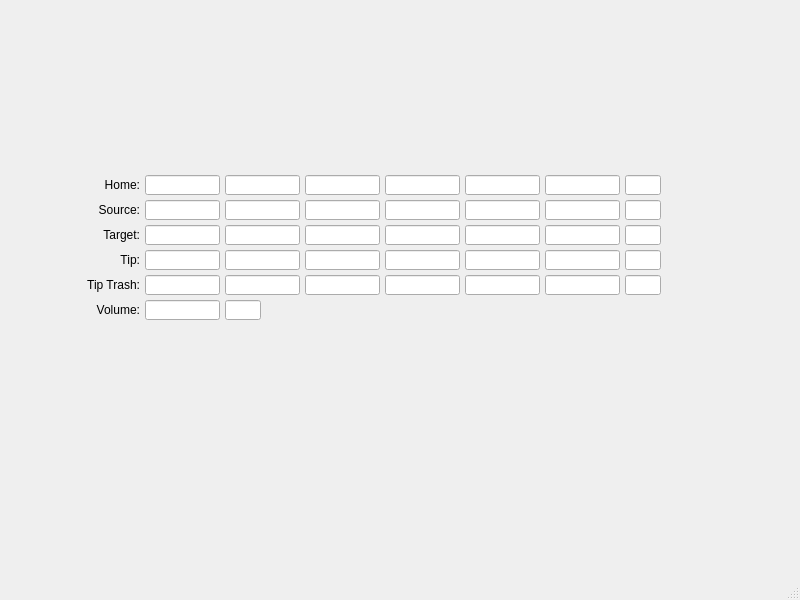
<?xml version="1.0" encoding="UTF-8"?>
<ui version="4.0">
 <class>MainWindow</class>
 <widget class="QMainWindow" name="MainWindow">
  <property name="geometry">
   <rect>
    <x>0</x>
    <y>0</y>
    <width>800</width>
    <height>600</height>
   </rect>
  </property>
  <property name="windowTitle">
   <string>MainWindow</string>
  </property>
  <widget class="QWidget" name="centralwidget">
   <widget class="caTextEntry" name="catextentry_73">
    <property name="geometry">
     <rect>
      <x>385</x>
      <y>225</y>
      <width>75</width>
      <height>20</height>
     </rect>
    </property>
    <property name="channel" stdset="0">
     <string notr="true">$(P)$(R)PipetteTransfer:Target4.VAL</string>
    </property>
    <property name="background">
     <color>
      <red>115</red>
      <green>223</green>
      <blue>255</blue>
     </color>
    </property>
    <property name="colorMode">
     <enum>caLineEdit::Static</enum>
    </property>
   </widget>
   <widget class="caTextEntry" name="catextentry_72">
    <property name="geometry">
     <rect>
      <x>385</x>
      <y>175</y>
      <width>75</width>
      <height>20</height>
     </rect>
    </property>
    <property name="channel" stdset="0">
     <string notr="true">$(P)$(R)PipetteTransfer:Home4.VAL</string>
    </property>
    <property name="background">
     <color>
      <red>115</red>
      <green>223</green>
      <blue>255</blue>
     </color>
    </property>
    <property name="colorMode">
     <enum>caLineEdit::Static</enum>
    </property>
   </widget>
   <widget class="caTextEntry" name="catextentry_58">
    <property name="geometry">
     <rect>
      <x>145</x>
      <y>175</y>
      <width>75</width>
      <height>20</height>
     </rect>
    </property>
    <property name="channel" stdset="0">
     <string notr="true">$(P)$(R)PipetteTransfer:Home1.VAL</string>
    </property>
    <property name="background">
     <color>
      <red>115</red>
      <green>223</green>
      <blue>255</blue>
     </color>
    </property>
    <property name="colorMode">
     <enum>caLineEdit::Static</enum>
    </property>
   </widget>
   <widget class="QLabel" name="label_25">
    <property name="geometry">
     <rect>
      <x>65</x>
      <y>250</y>
      <width>75</width>
      <height>19</height>
     </rect>
    </property>
    <property name="text">
     <string>Tip:</string>
    </property>
    <property name="alignment">
     <set>Qt::AlignRight|Qt::AlignTrailing|Qt::AlignVCenter</set>
    </property>
   </widget>
   <widget class="caTextEntry" name="catextentry_74">
    <property name="geometry">
     <rect>
      <x>225</x>
      <y>175</y>
      <width>75</width>
      <height>20</height>
     </rect>
    </property>
    <property name="channel" stdset="0">
     <string notr="true">$(P)$(R)PipetteTransfer:Home2.VAL</string>
    </property>
    <property name="background">
     <color>
      <red>115</red>
      <green>223</green>
      <blue>255</blue>
     </color>
    </property>
    <property name="colorMode">
     <enum>caLineEdit::Static</enum>
    </property>
   </widget>
   <widget class="caTextEntry" name="catextentry_59">
    <property name="geometry">
     <rect>
      <x>305</x>
      <y>175</y>
      <width>75</width>
      <height>20</height>
     </rect>
    </property>
    <property name="channel" stdset="0">
     <string notr="true">$(P)$(R)PipetteTransfer:Home3.VAL</string>
    </property>
    <property name="background">
     <color>
      <red>115</red>
      <green>223</green>
      <blue>255</blue>
     </color>
    </property>
    <property name="colorMode">
     <enum>caLineEdit::Static</enum>
    </property>
   </widget>
   <widget class="caLineEdit" name="calineedit_6">
    <property name="geometry">
     <rect>
      <x>625</x>
      <y>175</y>
      <width>36</width>
      <height>20</height>
     </rect>
    </property>
    <property name="channel" stdset="0">
     <string notr="true">$(P)$(R)PipetteTransfer:Home1.EGU</string>
    </property>
    <property name="foreground">
     <color>
      <red>0</red>
      <green>0</green>
      <blue>255</blue>
     </color>
    </property>
    <property name="background">
     <color>
      <red>218</red>
      <green>218</green>
      <blue>218</blue>
     </color>
    </property>
    <property name="colorMode">
     <enum>caLineEdit::Static</enum>
    </property>
   </widget>
   <widget class="caLineEdit" name="calineedit_10">
    <property name="geometry">
     <rect>
      <x>225</x>
      <y>300</y>
      <width>36</width>
      <height>20</height>
     </rect>
    </property>
    <property name="channel" stdset="0">
     <string notr="true">$(P)$(R)PipetteTransfer:Volume.EGU</string>
    </property>
    <property name="foreground">
     <color>
      <red>0</red>
      <green>0</green>
      <blue>255</blue>
     </color>
    </property>
    <property name="background">
     <color>
      <red>218</red>
      <green>218</green>
      <blue>218</blue>
     </color>
    </property>
    <property name="colorMode">
     <enum>caLineEdit::Static</enum>
    </property>
   </widget>
   <widget class="QLabel" name="label_24">
    <property name="geometry">
     <rect>
      <x>65</x>
      <y>200</y>
      <width>75</width>
      <height>19</height>
     </rect>
    </property>
    <property name="text">
     <string>Source:</string>
    </property>
    <property name="alignment">
     <set>Qt::AlignRight|Qt::AlignTrailing|Qt::AlignVCenter</set>
    </property>
   </widget>
   <widget class="caTextEntry" name="catextentry_85">
    <property name="geometry">
     <rect>
      <x>465</x>
      <y>250</y>
      <width>75</width>
      <height>20</height>
     </rect>
    </property>
    <property name="channel" stdset="0">
     <string notr="true">$(P)$(R)PipetteTransfer:Tip5.VAL</string>
    </property>
    <property name="background">
     <color>
      <red>115</red>
      <green>223</green>
      <blue>255</blue>
     </color>
    </property>
    <property name="colorMode">
     <enum>caLineEdit::Static</enum>
    </property>
   </widget>
   <widget class="caTextEntry" name="catextentry_79">
    <property name="geometry">
     <rect>
      <x>305</x>
      <y>200</y>
      <width>75</width>
      <height>20</height>
     </rect>
    </property>
    <property name="channel" stdset="0">
     <string notr="true">$(P)$(R)PipetteTransfer:Source3.VAL</string>
    </property>
    <property name="background">
     <color>
      <red>115</red>
      <green>223</green>
      <blue>255</blue>
     </color>
    </property>
    <property name="colorMode">
     <enum>caLineEdit::Static</enum>
    </property>
   </widget>
   <widget class="caLineEdit" name="calineedit_8">
    <property name="geometry">
     <rect>
      <x>625</x>
      <y>200</y>
      <width>36</width>
      <height>20</height>
     </rect>
    </property>
    <property name="channel" stdset="0">
     <string notr="true">$(P)$(R)PipetteTransfer:LocationUnits</string>
    </property>
    <property name="foreground">
     <color>
      <red>0</red>
      <green>0</green>
      <blue>255</blue>
     </color>
    </property>
    <property name="background">
     <color>
      <red>218</red>
      <green>218</green>
      <blue>218</blue>
     </color>
    </property>
    <property name="colorMode">
     <enum>caLineEdit::Static</enum>
    </property>
   </widget>
   <widget class="caTextEntry" name="catextentry_81">
    <property name="geometry">
     <rect>
      <x>225</x>
      <y>200</y>
      <width>75</width>
      <height>20</height>
     </rect>
    </property>
    <property name="channel" stdset="0">
     <string notr="true">$(P)$(R)PipetteTransfer:Source2.VAL</string>
    </property>
    <property name="background">
     <color>
      <red>115</red>
      <green>223</green>
      <blue>255</blue>
     </color>
    </property>
    <property name="colorMode">
     <enum>caLineEdit::Static</enum>
    </property>
   </widget>
   <widget class="caTextEntry" name="catextentry_88">
    <property name="geometry">
     <rect>
      <x>145</x>
      <y>250</y>
      <width>75</width>
      <height>20</height>
     </rect>
    </property>
    <property name="channel" stdset="0">
     <string notr="true">$(P)$(R)PipetteTransfer:Tip1.VAL</string>
    </property>
    <property name="background">
     <color>
      <red>115</red>
      <green>223</green>
      <blue>255</blue>
     </color>
    </property>
    <property name="colorMode">
     <enum>caLineEdit::Static</enum>
    </property>
   </widget>
   <widget class="caTextEntry" name="catextentry_70">
    <property name="geometry">
     <rect>
      <x>145</x>
      <y>300</y>
      <width>75</width>
      <height>20</height>
     </rect>
    </property>
    <property name="channel" stdset="0">
     <string notr="true">$(P)$(R)PipetteTransfer:Volume.VAL</string>
    </property>
    <property name="background">
     <color>
      <red>115</red>
      <green>223</green>
      <blue>255</blue>
     </color>
    </property>
    <property name="colorMode">
     <enum>caLineEdit::Static</enum>
    </property>
   </widget>
   <widget class="caTextEntry" name="catextentry_86">
    <property name="geometry">
     <rect>
      <x>225</x>
      <y>250</y>
      <width>75</width>
      <height>20</height>
     </rect>
    </property>
    <property name="channel" stdset="0">
     <string notr="true">$(P)$(R)PipetteTransfer:Tip2.VAL</string>
    </property>
    <property name="background">
     <color>
      <red>115</red>
      <green>223</green>
      <blue>255</blue>
     </color>
    </property>
    <property name="colorMode">
     <enum>caLineEdit::Static</enum>
    </property>
   </widget>
   <widget class="caTextEntry" name="catextentry_87">
    <property name="geometry">
     <rect>
      <x>545</x>
      <y>250</y>
      <width>75</width>
      <height>20</height>
     </rect>
    </property>
    <property name="channel" stdset="0">
     <string notr="true">$(P)$(R)PipetteTransfer:Tip6.VAL</string>
    </property>
    <property name="background">
     <color>
      <red>115</red>
      <green>223</green>
      <blue>255</blue>
     </color>
    </property>
    <property name="colorMode">
     <enum>caLineEdit::Static</enum>
    </property>
   </widget>
   <widget class="caTextEntry" name="catextentry_80">
    <property name="geometry">
     <rect>
      <x>545</x>
      <y>200</y>
      <width>75</width>
      <height>20</height>
     </rect>
    </property>
    <property name="channel" stdset="0">
     <string notr="true">$(P)$(R)PipetteTransfer:Source6.VAL</string>
    </property>
    <property name="background">
     <color>
      <red>115</red>
      <green>223</green>
      <blue>255</blue>
     </color>
    </property>
    <property name="colorMode">
     <enum>caLineEdit::Static</enum>
    </property>
   </widget>
   <widget class="QLabel" name="label_21">
    <property name="geometry">
     <rect>
      <x>65</x>
      <y>175</y>
      <width>75</width>
      <height>19</height>
     </rect>
    </property>
    <property name="text">
     <string>Home:</string>
    </property>
    <property name="alignment">
     <set>Qt::AlignRight|Qt::AlignTrailing|Qt::AlignVCenter</set>
    </property>
   </widget>
   <widget class="caTextEntry" name="catextentry_84">
    <property name="geometry">
     <rect>
      <x>385</x>
      <y>250</y>
      <width>75</width>
      <height>20</height>
     </rect>
    </property>
    <property name="channel" stdset="0">
     <string notr="true">$(P)$(R)PipetteTransfer:Tip4.VAL</string>
    </property>
    <property name="background">
     <color>
      <red>115</red>
      <green>223</green>
      <blue>255</blue>
     </color>
    </property>
    <property name="colorMode">
     <enum>caLineEdit::Static</enum>
    </property>
   </widget>
   <widget class="caTextEntry" name="catextentry_76">
    <property name="geometry">
     <rect>
      <x>225</x>
      <y>225</y>
      <width>75</width>
      <height>20</height>
     </rect>
    </property>
    <property name="channel" stdset="0">
     <string notr="true">$(P)$(R)PipetteTransfer:Target2.VAL</string>
    </property>
    <property name="background">
     <color>
      <red>115</red>
      <green>223</green>
      <blue>255</blue>
     </color>
    </property>
    <property name="colorMode">
     <enum>caLineEdit::Static</enum>
    </property>
   </widget>
   <widget class="QLabel" name="label_22">
    <property name="geometry">
     <rect>
      <x>65</x>
      <y>225</y>
      <width>75</width>
      <height>19</height>
     </rect>
    </property>
    <property name="text">
     <string>Target:</string>
    </property>
    <property name="alignment">
     <set>Qt::AlignRight|Qt::AlignTrailing|Qt::AlignVCenter</set>
    </property>
   </widget>
   <widget class="caTextEntry" name="catextentry_61">
    <property name="geometry">
     <rect>
      <x>465</x>
      <y>225</y>
      <width>75</width>
      <height>20</height>
     </rect>
    </property>
    <property name="channel" stdset="0">
     <string notr="true">$(P)$(R)PipetteTransfer:Target5.VAL</string>
    </property>
    <property name="background">
     <color>
      <red>115</red>
      <green>223</green>
      <blue>255</blue>
     </color>
    </property>
    <property name="colorMode">
     <enum>caLineEdit::Static</enum>
    </property>
   </widget>
   <widget class="caTextEntry" name="catextentry_57">
    <property name="geometry">
     <rect>
      <x>545</x>
      <y>225</y>
      <width>75</width>
      <height>20</height>
     </rect>
    </property>
    <property name="channel" stdset="0">
     <string notr="true">$(P)$(R)PipetteTransfer:Target6.VAL</string>
    </property>
    <property name="background">
     <color>
      <red>115</red>
      <green>223</green>
      <blue>255</blue>
     </color>
    </property>
    <property name="colorMode">
     <enum>caLineEdit::Static</enum>
    </property>
   </widget>
   <widget class="caTextEntry" name="catextentry_62">
    <property name="geometry">
     <rect>
      <x>545</x>
      <y>175</y>
      <width>75</width>
      <height>20</height>
     </rect>
    </property>
    <property name="channel" stdset="0">
     <string notr="true">$(P)$(R)PipetteTransfer:Home6.VAL</string>
    </property>
    <property name="background">
     <color>
      <red>115</red>
      <green>223</green>
      <blue>255</blue>
     </color>
    </property>
    <property name="colorMode">
     <enum>caLineEdit::Static</enum>
    </property>
   </widget>
   <widget class="QLabel" name="label_23">
    <property name="geometry">
     <rect>
      <x>65</x>
      <y>300</y>
      <width>75</width>
      <height>19</height>
     </rect>
    </property>
    <property name="text">
     <string>Volume:</string>
    </property>
    <property name="alignment">
     <set>Qt::AlignRight|Qt::AlignTrailing|Qt::AlignVCenter</set>
    </property>
   </widget>
   <widget class="caTextEntry" name="catextentry_78">
    <property name="geometry">
     <rect>
      <x>145</x>
      <y>200</y>
      <width>75</width>
      <height>20</height>
     </rect>
    </property>
    <property name="channel" stdset="0">
     <string notr="true">$(P)$(R)PipetteTransfer:Source1.VAL</string>
    </property>
    <property name="background">
     <color>
      <red>115</red>
      <green>223</green>
      <blue>255</blue>
     </color>
    </property>
    <property name="colorMode">
     <enum>caLineEdit::Static</enum>
    </property>
   </widget>
   <widget class="caTextEntry" name="catextentry_71">
    <property name="geometry">
     <rect>
      <x>145</x>
      <y>225</y>
      <width>75</width>
      <height>20</height>
     </rect>
    </property>
    <property name="channel" stdset="0">
     <string notr="true">$(P)$(R)PipetteTransfer:Target1.VAL</string>
    </property>
    <property name="background">
     <color>
      <red>115</red>
      <green>223</green>
      <blue>255</blue>
     </color>
    </property>
    <property name="colorMode">
     <enum>caLineEdit::Static</enum>
    </property>
   </widget>
   <widget class="caLineEdit" name="calineedit_5">
    <property name="geometry">
     <rect>
      <x>625</x>
      <y>225</y>
      <width>36</width>
      <height>20</height>
     </rect>
    </property>
    <property name="channel" stdset="0">
     <string notr="true">$(P)$(R)PipetteTransfer:LocationUnits</string>
    </property>
    <property name="foreground">
     <color>
      <red>0</red>
      <green>0</green>
      <blue>255</blue>
     </color>
    </property>
    <property name="background">
     <color>
      <red>218</red>
      <green>218</green>
      <blue>218</blue>
     </color>
    </property>
    <property name="colorMode">
     <enum>caLineEdit::Static</enum>
    </property>
   </widget>
   <widget class="caTextEntry" name="catextentry_83">
    <property name="geometry">
     <rect>
      <x>305</x>
      <y>250</y>
      <width>75</width>
      <height>20</height>
     </rect>
    </property>
    <property name="channel" stdset="0">
     <string notr="true">$(P)$(R)PipetteTransfer:Tip3.VAL</string>
    </property>
    <property name="background">
     <color>
      <red>115</red>
      <green>223</green>
      <blue>255</blue>
     </color>
    </property>
    <property name="colorMode">
     <enum>caLineEdit::Static</enum>
    </property>
   </widget>
   <widget class="caTextEntry" name="catextentry_82">
    <property name="geometry">
     <rect>
      <x>465</x>
      <y>200</y>
      <width>75</width>
      <height>20</height>
     </rect>
    </property>
    <property name="channel" stdset="0">
     <string notr="true">$(P)$(R)PipetteTransfer:Source5.VAL</string>
    </property>
    <property name="background">
     <color>
      <red>115</red>
      <green>223</green>
      <blue>255</blue>
     </color>
    </property>
    <property name="colorMode">
     <enum>caLineEdit::Static</enum>
    </property>
   </widget>
   <widget class="caTextEntry" name="catextentry_77">
    <property name="geometry">
     <rect>
      <x>385</x>
      <y>200</y>
      <width>75</width>
      <height>20</height>
     </rect>
    </property>
    <property name="channel" stdset="0">
     <string notr="true">$(P)$(R)PipetteTransfer:Source4.VAL</string>
    </property>
    <property name="background">
     <color>
      <red>115</red>
      <green>223</green>
      <blue>255</blue>
     </color>
    </property>
    <property name="colorMode">
     <enum>caLineEdit::Static</enum>
    </property>
   </widget>
   <widget class="caTextEntry" name="catextentry_75">
    <property name="geometry">
     <rect>
      <x>465</x>
      <y>175</y>
      <width>75</width>
      <height>20</height>
     </rect>
    </property>
    <property name="channel" stdset="0">
     <string notr="true">$(P)$(R)PipetteTransfer:Home5.VAL</string>
    </property>
    <property name="background">
     <color>
      <red>115</red>
      <green>223</green>
      <blue>255</blue>
     </color>
    </property>
    <property name="colorMode">
     <enum>caLineEdit::Static</enum>
    </property>
   </widget>
   <widget class="caTextEntry" name="catextentry_60">
    <property name="geometry">
     <rect>
      <x>305</x>
      <y>225</y>
      <width>75</width>
      <height>20</height>
     </rect>
    </property>
    <property name="channel" stdset="0">
     <string notr="true">$(P)$(R)PipetteTransfer:Target3.VAL</string>
    </property>
    <property name="background">
     <color>
      <red>115</red>
      <green>223</green>
      <blue>255</blue>
     </color>
    </property>
    <property name="colorMode">
     <enum>caLineEdit::Static</enum>
    </property>
   </widget>
   <widget class="caLineEdit" name="calineedit_9">
    <property name="geometry">
     <rect>
      <x>625</x>
      <y>250</y>
      <width>36</width>
      <height>20</height>
     </rect>
    </property>
    <property name="channel" stdset="0">
     <string notr="true">$(P)$(R)PipetteTransfer:LocationUnits</string>
    </property>
    <property name="foreground">
     <color>
      <red>0</red>
      <green>0</green>
      <blue>255</blue>
     </color>
    </property>
    <property name="background">
     <color>
      <red>218</red>
      <green>218</green>
      <blue>218</blue>
     </color>
    </property>
    <property name="colorMode">
     <enum>caLineEdit::Static</enum>
    </property>
   </widget>
   <widget class="caLineEdit" name="calineedit_4">
    <property name="geometry">
     <rect>
      <x>625</x>
      <y>275</y>
      <width>36</width>
      <height>20</height>
     </rect>
    </property>
    <property name="channel" stdset="0">
     <string notr="true">$(P)$(R)PipetteTransfer:LocationUnits</string>
    </property>
    <property name="foreground">
     <color>
      <red>0</red>
      <green>0</green>
      <blue>255</blue>
     </color>
    </property>
    <property name="background">
     <color>
      <red>218</red>
      <green>218</green>
      <blue>218</blue>
     </color>
    </property>
    <property name="colorMode">
     <enum>caLineEdit::Static</enum>
    </property>
   </widget>
   <widget class="caTextEntry" name="catextentry_65">
    <property name="geometry">
     <rect>
      <x>465</x>
      <y>275</y>
      <width>75</width>
      <height>20</height>
     </rect>
    </property>
    <property name="channel" stdset="0">
     <string notr="true">$(P)$(R)PipetteTransfer:TipTrash5.VAL</string>
    </property>
    <property name="background">
     <color>
      <red>115</red>
      <green>223</green>
      <blue>255</blue>
     </color>
    </property>
    <property name="colorMode">
     <enum>caLineEdit::Static</enum>
    </property>
   </widget>
   <widget class="caTextEntry" name="catextentry_66">
    <property name="geometry">
     <rect>
      <x>225</x>
      <y>275</y>
      <width>75</width>
      <height>20</height>
     </rect>
    </property>
    <property name="channel" stdset="0">
     <string notr="true">$(P)$(R)PipetteTransfer:TipTrash2.VAL</string>
    </property>
    <property name="background">
     <color>
      <red>115</red>
      <green>223</green>
      <blue>255</blue>
     </color>
    </property>
    <property name="colorMode">
     <enum>caLineEdit::Static</enum>
    </property>
   </widget>
   <widget class="caTextEntry" name="catextentry_67">
    <property name="geometry">
     <rect>
      <x>305</x>
      <y>275</y>
      <width>75</width>
      <height>20</height>
     </rect>
    </property>
    <property name="channel" stdset="0">
     <string notr="true">$(P)$(R)PipetteTransfer:TipTrash3.VAL</string>
    </property>
    <property name="background">
     <color>
      <red>115</red>
      <green>223</green>
      <blue>255</blue>
     </color>
    </property>
    <property name="colorMode">
     <enum>caLineEdit::Static</enum>
    </property>
   </widget>
   <widget class="QLabel" name="label_19">
    <property name="geometry">
     <rect>
      <x>65</x>
      <y>275</y>
      <width>75</width>
      <height>19</height>
     </rect>
    </property>
    <property name="text">
     <string>Tip Trash:</string>
    </property>
    <property name="alignment">
     <set>Qt::AlignRight|Qt::AlignTrailing|Qt::AlignVCenter</set>
    </property>
   </widget>
   <widget class="caTextEntry" name="catextentry_63">
    <property name="geometry">
     <rect>
      <x>545</x>
      <y>275</y>
      <width>75</width>
      <height>20</height>
     </rect>
    </property>
    <property name="channel" stdset="0">
     <string notr="true">$(P)$(R)PipetteTransfer:TipTrash6.VAL</string>
    </property>
    <property name="background">
     <color>
      <red>115</red>
      <green>223</green>
      <blue>255</blue>
     </color>
    </property>
    <property name="colorMode">
     <enum>caLineEdit::Static</enum>
    </property>
   </widget>
   <widget class="caTextEntry" name="catextentry_64">
    <property name="geometry">
     <rect>
      <x>385</x>
      <y>275</y>
      <width>75</width>
      <height>20</height>
     </rect>
    </property>
    <property name="channel" stdset="0">
     <string notr="true">$(P)$(R)PipetteTransfer:TipTrash4.VAL</string>
    </property>
    <property name="background">
     <color>
      <red>115</red>
      <green>223</green>
      <blue>255</blue>
     </color>
    </property>
    <property name="colorMode">
     <enum>caLineEdit::Static</enum>
    </property>
   </widget>
   <widget class="caTextEntry" name="catextentry_68">
    <property name="geometry">
     <rect>
      <x>145</x>
      <y>275</y>
      <width>75</width>
      <height>20</height>
     </rect>
    </property>
    <property name="channel" stdset="0">
     <string notr="true">$(P)$(R)PipetteTransfer:TipTrash1.VAL</string>
    </property>
    <property name="background">
     <color>
      <red>115</red>
      <green>223</green>
      <blue>255</blue>
     </color>
    </property>
    <property name="colorMode">
     <enum>caLineEdit::Static</enum>
    </property>
   </widget>
   <widget class="caChoice" name="cachoice_4">
    <property name="geometry">
     <rect>
      <x>145</x>
      <y>335</y>
      <width>121</width>
      <height>20</height>
     </rect>
    </property>
    <property name="channel" stdset="0">
     <string notr="true">$(P)$(R)PipetteTransfer:JointAngleLocations.VAL</string>
    </property>
    <property name="stackingMode" stdset="0">
     <enum>caChoice::Column</enum>
    </property>
    <property name="endBit">
     <number>1</number>
    </property>
   </widget>
  </widget>
  <widget class="QMenuBar" name="menubar">
   <property name="geometry">
    <rect>
     <x>0</x>
     <y>0</y>
     <width>800</width>
     <height>27</height>
    </rect>
   </property>
  </widget>
  <widget class="QStatusBar" name="statusbar"/>
 </widget>
 <customwidgets>
  <customwidget>
   <class>caChoice</class>
   <extends>QWidget</extends>
   <header>caChoice</header>
  </customwidget>
  <customwidget>
   <class>caTextEntry</class>
   <extends>caLineEdit</extends>
   <header>caTextEntry</header>
  </customwidget>
  <customwidget>
   <class>caLineEdit</class>
   <extends>QLineEdit</extends>
   <header>caLineEdit</header>
  </customwidget>
 </customwidgets>
 <resources/>
 <connections/>
</ui>
